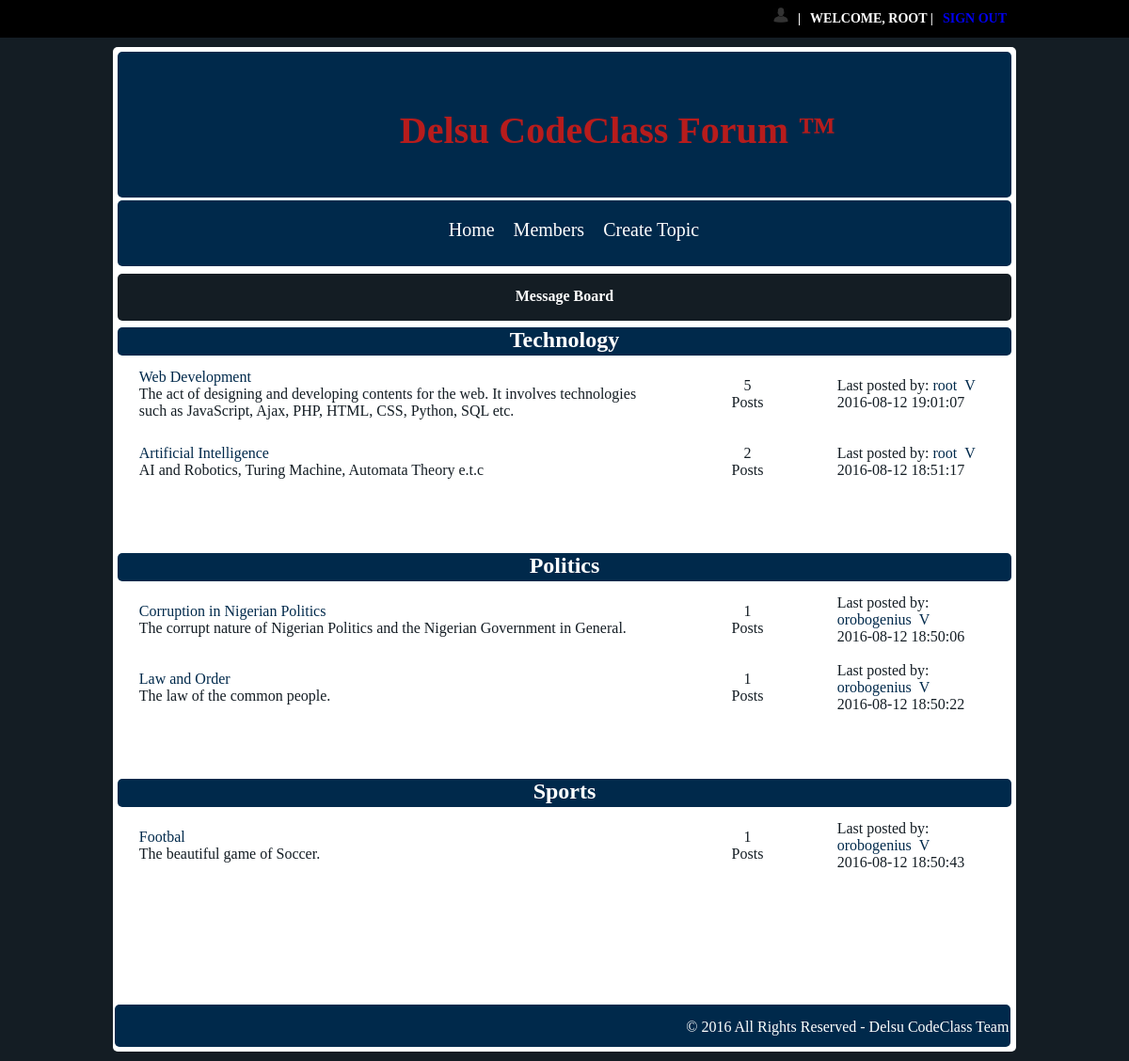
/ (signed in), run on the app's committed database.
### tables this page shows
CREATE TABLE IF NOT EXISTS `categories` (
  `cat_id` int(11) NOT NULL,
  `cat_name` varchar(255) NOT NULL,
  `cat_description` text NOT NULL
);

CREATE TABLE IF NOT EXISTS `threads` (
  `thread_id` int(11) NOT NULL,
  `thread_name` varchar(50) NOT NULL,
  `thread_date` datetime NOT NULL,
  `thread_desc` text NOT NULL,
  `original_post` text NOT NULL,
  `cat_id` int(11) NOT NULL,
  `created_by` int(11) NOT NULL
);

CREATE TABLE IF NOT EXISTS `users` (
  `user_id` int(11) NOT NULL,
  `first_name` varchar(50) NOT NULL,
  `last_name` varchar(50) NOT NULL,
  `user_gender` varchar(10) NOT NULL,
  `age` int(10) NOT NULL,
  `user_name` varchar(50) NOT NULL,
  `user_pass` varchar(255) NOT NULL,
  `user_email` varchar(50) NOT NULL,
  `user_level` int(11) NOT NULL,
  `reg_date` datetime NOT NULL
);

CREATE TABLE IF NOT EXISTS `posts` (
  `post_id` int(11) NOT NULL,
  `post_content` text NOT NULL,
  `post_date` datetime NOT NULL,
  `post_thread` int(11) NOT NULL,
  `post_by` int(11) NOT NULL
);

### utility/db_functions.php (called while the page is built, shortened)
<?php
  function getCategories($dbh) {
    $response = array();
    $query = "SELECT * FROM categories";
    $result = mysqli_query($dbh, $query) or die(mysqli_connect_errno($dbh));
    while($row = mysqli_fetch_array($result)) {
      $response[] = $row;
    }
    return $response;
  }
  function getUserData($dbh, $user_id) {
    $response = array();
    $query = "SELECT * FROM users WHERE user_id = '$user_id'";
    $result = mysqli_query($dbh, $query) or die(mysqli_connect_errno($dbh));
    while ($row = mysqli_fetch_array($result)){
      $response[] = $row;
    }
    return $response;
  }
  function getTopics($dbh, $cat_id) {
    $response = array();
    $query = "SELECT * FROM threads WHERE cat_id = '$cat_id'";
    $result = mysqli_query($dbh, $query) or die(mysqli_connect_errno($dbh));
    while ($row = mysqli_fetch_array($result)) {
      $response[] = $row;
    }
    return $response;
  }
  function getPosts($dbh, $thread_id) {
    $response = array();
    $query = "SELECT * FROM posts WHERE post_thread = '$thread_id'";
    $result = mysqli_query($dbh, $query) or die(mysqli_connect_errno($dbh));
    while ($row = mysqli_fetch_array($result)) {
      $response[] = $row;
    }
    return $response;
  }
  function getLastPost($dbh, $thread_id) {
    $response = array();
    $query = "SELECT * FROM posts WHERE post_thread = '$thread_id' ORDER BY post_date desc LIMIT 1";
    $result = mysqli_query($dbh, $query) or die(mysqli_connect_errno($dbh));
    while ($row = mysqli_fetch_array($result)) {
      $response[] = $row;
    }
    return $response;
  }
?>

### index.php (the view)
<?php
  include('layout/page-head.php');
  include('layout/header.php');
  include('utility/connect.php');
  include('utility/db_functions.php');
  $dbh = connectToDatabase();
?>
<div class="content">
  <?php
    include('layout/content-header.php');
  ?>
  <?php
    $categories = getCategories($dbh);
    foreach($categories as $category) {
      echo '<div class="category">';
        echo '<div class="category-header">';
            echo '<h2>'.$category['cat_name'].'</h2>';
        echo '</div>';
        echo '<div class="category-content">';
            echo '<table class="content-table">';
              echo '<thead>';
                echo '<th></th><th></th><th></th>';
              echo '</thead>';
              echo '<tbody>';
                $topics = getTopics($dbh, $category['cat_id']);
                foreach($topics as $topic) {
                  echo '<tr>';
                      echo '<td class="topic-name"><a href="views/view_thread.php?t_id='.$topic['thread_id'].'">'.$topic['thread_name'].'</a><br />'.$topic['thread_desc'].'</td>';
                      echo '<td class="topic-posts">';
                        echo '<p>
                              '.count(getPosts($dbh, $topic['thread_id'])).' <br />Posts
                              </p>';
                      echo '</td>';
                      $postdata = getLastPost($dbh, $topic['thread_id']);
                      $userdata = getUserData($dbh, $postdata[0]['post_by']);
                      echo '<td class="post-by">Last posted by: <a href="view/view_members.php/?u_id='.$userdata[0]['user_id'].'"> '.$userdata[0]['user_name'].'</a><span>&nbsp;&nbsp;</span><a href="views/view_thread.php?t_id='.$topic['thread_id'].'#5">V</a><br />'.$postdata[0]['post_date'].'</td>';
                  echo '</tr>';
                }
              echo '</tbody>';
            echo '</table>';
        echo '</div>';
      echo '</div>';
    }
  ?>
  <?php
    include('layout/footer.php');
  ?>
</div>
</body>
</html>

### css/style.css (style rules this page uses)
html { min-height: 100%; position: relative; }
body { margin: 0; padding: 0; background-color: #141D24; }
.content { position: relative; width: 80%; min-height: 600px; background-color: #fff; border-radius: 5px; margin: 10px auto; padding-top: 5px }
.category { width: 99%; min-height: 200px; height: auto; margin: 0 auto; font-family: "Myriad Pro"; padding-bottom: 20px; }
.category .category-header { width: 100%; height: 30px; background-color: #00294B; border-radius: 5px; text-align: center; color: #fff; }
.category .category-content { padding-left: 20px; color: #141D24; height: 30px; }
.category-content a { text-decoration: none; color: #00294B; }
.topic-name { width: 60%; text-align: left; }
.post-by { width: 20%; }
.topic-posts { text-align: center; }

### data on the page
categories: cat_name "Technology"
threads: thread_name "Web Development", thread_desc "The act of designing and developing contents for the web. It involves technologies such as JavaScript, Ajax, PHP, HTML, CSS, Python, SQL etc.", count(getPosts($dbh, $topic['thread_id'])) "5", created_by.user_name "root", posts.post_date "2016-08-12 19:01:07"
threads: thread_name "Artificial Intelligence", thread_desc "AI and Robotics, Turing Machine, Automata Theory e.t.c", count(getPosts($dbh, $topic['thread_id'])) "2", users.user_name "root", posts.post_date "2016-08-12 18:51:17"
categories: cat_name "Politics"
threads: thread_name "Corruption in Nigerian Politics", thread_desc "The corrupt nature of Nigerian Politics and the Nigerian Government in General.", count(getPosts($dbh, $topic['thread_id'])) "1", created_by.user_name "orobogenius", posts.post_date "2016-08-12 18:50:06"
threads: thread_name "Law and Order", thread_desc "The law of the common people.", count(getPosts($dbh, $topic['thread_id'])) "1", created_by.user_name "orobogenius", posts.post_date "2016-08-12 18:50:22"
categories: cat_name "Sports"
threads: thread_name "Footbal", thread_desc "The beautiful game of Soccer.", count(getPosts($dbh, $topic['thread_id'])) "1", created_by.user_name "orobogenius", posts.post_date "2016-08-12 18:50:43"

### other printed values
$_SESSION['username'] "ROOT"
